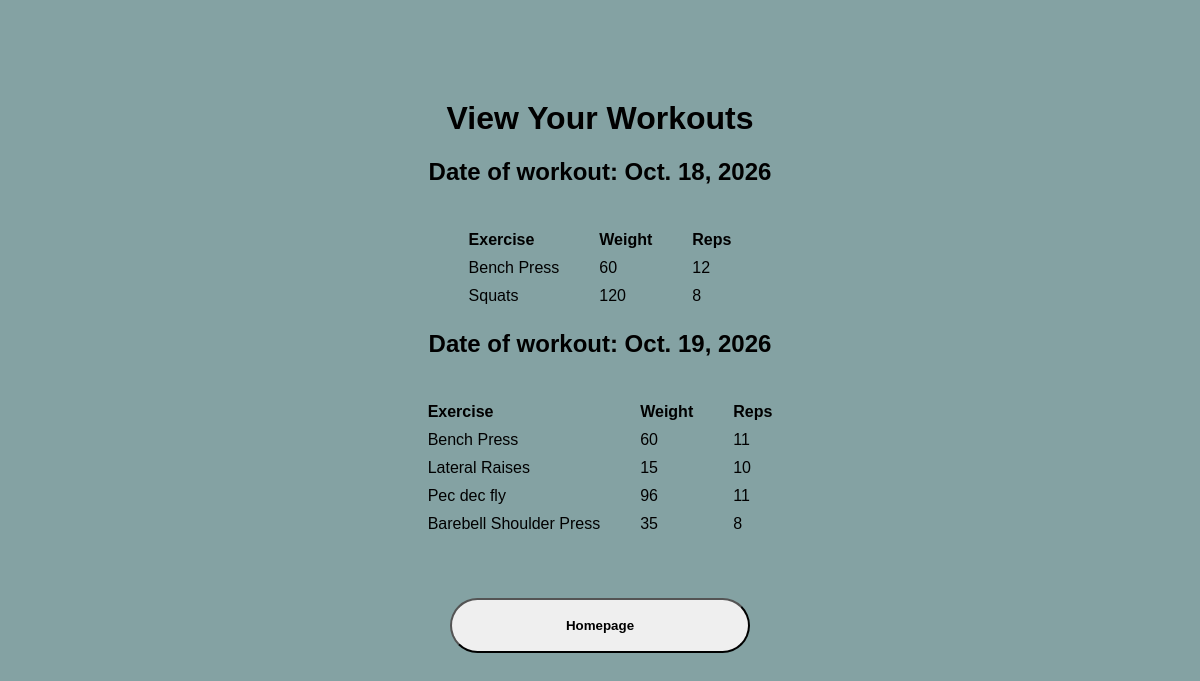
The page /tracker/view_workout on the database as committed earlier.
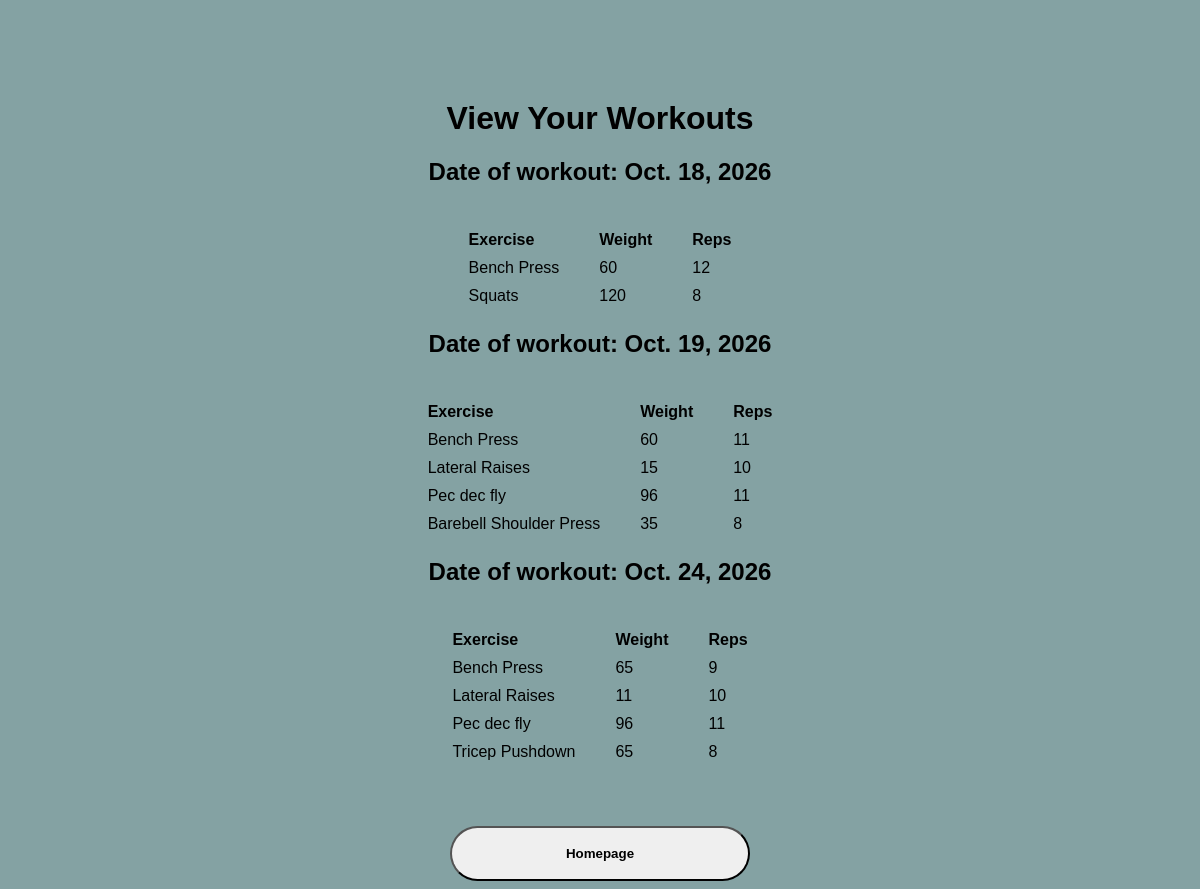
The same page on the database as committed later.
### tracker/models.py (models this page shows, shortened)
class Workout(models.Model):
    date = models.DateField()

class WorkoutEntry(models.Model):
    workout = models.ForeignKey(Workout, on_delete=models.CASCADE, related_name="workout")
    exercise = models.ForeignKey(Exercise, on_delete=models.CASCADE, related_name="exercise")
    weight = models.IntegerField()
    reps = models.IntegerField()

class Exercise(models.Model):
    name = models.CharField()
    pb = models.IntegerField()

### tracker/views.py (the view)
# urls.py: path("view_workout", views.view_workout, name="view_workout"),
def view_workout(request):
    workouts = Workout.objects.all()
    data = []
    for workout in workouts:
        sets = WorkoutEntry.objects.filter(workout=workout)
        data.append({"date":workout.date, "sets":sets})
    return render(request,"tracker/view_workout.html", {
        "workouts": data
    })

### tracker/templates/tracker/view_workout.html (shortened to what this page needs)
{% load static %}
<!DOCTYPE html>
<html lang="en">
    <head>
        <link rel="stylesheet" href="{% static 'tracker/view_workout.css' %}">
    </head>
    </head>
    <body>
        <h1>View Your Workouts</h1>
        {%for workout in workouts%}
            <h2>Date of workout: {{workout.date}}</h2>
            <table>
                <thead>
                    <th>Exercise</th>
                    <th>Weight</th>
                    <th>Reps</th>
                </thead>
                <tbody>
                    {%for set in workout.sets%}
                        <tr>
                            <td>{{set.exercise.name}}</td>
                            <td>{{set.weight}}</td>
                            <td>{{set.reps}}</td>
                        </tr>
                    {%endfor%}
                </tbody>
            </table>
        {%endfor%}
        <a href="{%url 'tracker:index'%}"><button id="home">Homepage</button></a>
    </body>
</html>

### tracker/static/tracker/view_workout.css (style rules this page uses)
body { background-color:rgb(132, 162, 163); color: black; text-align: center; font-family: 'Lucida Sans', 'Lucida Sans Regular', 'Lucida Grande', 'Lucida Sans Unicode', Geneva, Verdana, sans-serif; margin-top: 100px; }
#home { box-sizing: border-box; width: 300px; height: 55px; padding: 12px 24px; border-radius: 999px; font-weight: bolder; }
#home { align-items: center; justify-content: center; margin-top: 40px; }
table { margin: 20px auto; border-collapse: collapse; width: auto; }
th, td { padding: 5px 20px; text-align: left; white-space: nowrap; }
th { padding-top: 25px; font-weight: bold; text-align:left; }

Rows that differ between the two databases and show on the page:
added Workout: date "Oct. 24, 2026"
added WorkoutEntry: exercise.name "Bench Press", weight "65", reps "9", shown under "Oct. 24, 2026"
added WorkoutEntry: exercise.name "Lateral Raises", weight "11", reps "10", shown under "Oct. 24, 2026"
added WorkoutEntry: exercise.name "Pec dec fly", weight "96", reps "11", shown under "Oct. 24, 2026"
added WorkoutEntry: exercise.name "Tricep Pushdown", weight "65", reps "8", shown under "Oct. 24, 2026"
Other text that changed with them:
new list line: "Date of workout: Exercise Weight Reps"
